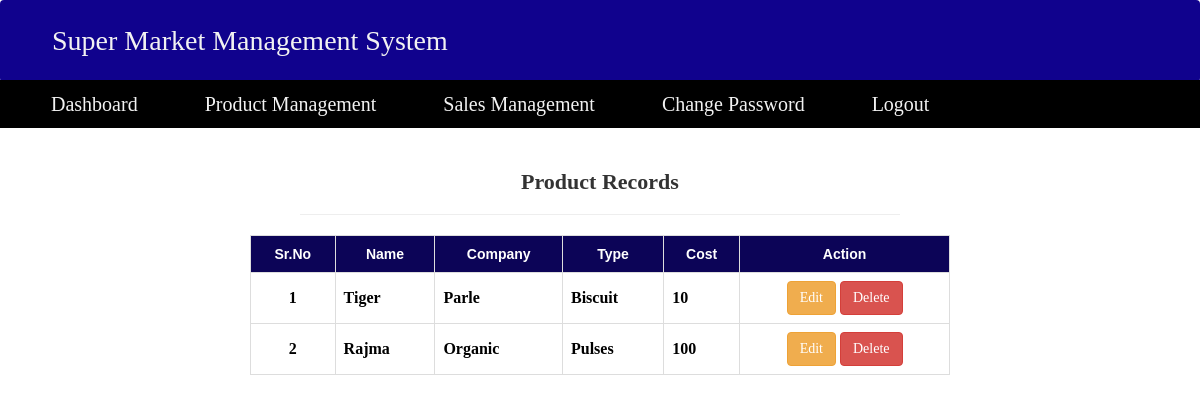
The app's page /viewproduct/ (signed in), older data.
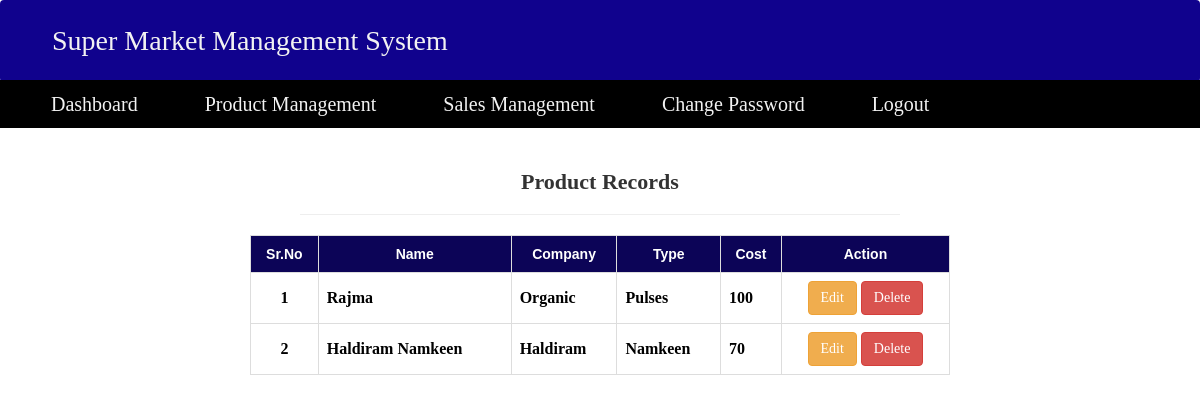
The same page, newer data.
### superapp/models.py (models this page shows, shortened)
class Product(models.Model):
    name=models.CharField(max_length=20)
    company=models.CharField(max_length=20)
    protype=models.CharField(max_length=20)
    cost=models.CharField(max_length=5)

### superapp/views.py (the view)
# urls.py: path('viewproduct/',views.viewproduct,name='viewproduct'),
@login_required
def viewproduct(request):
    products=Product.objects.all()
    return render(request,'viewproduct.html',{'products':products})

### templates/viewproduct.html (shortened to what this page needs)
<!DOCTYPE html>
<html>
<head>
<link rel="stylesheet" href="https://maxcdn.bootstrapcdn.com/bootstrap/3.4.1/css/bootstrap.min.css">
</head>
<body>
<div class="navbar">
  <a href="{% url 'home' %}" style="font-family: times;">Super Market Management System</a>
</div>
<div class="nav1" style="font-family: times;">
    <a href="{% url 'frontpage' %}">Dashboard</a>
    <a href="#">Product Management</a>
    <a href="#">Sales Management</a>
    <a href="#">Change Password</a>
    <a href="{% url 'logoutpage' %}">Logout</a>
</div>
<div class="main">
    <br>
    <p>
      <div style="text-align: center;">
  <h1 style="font-size: 22px;font-family:times;"><b>Product Records</b></h1>
  <hr style="color:black;width:600px; text-align:center ">
  <table style="width:700px;margin-left:auto;margin-right:auto">
  <tr style="background-color: rgb(12, 4, 87);color:white;">
    <th style="text-align: center;">Sr.No</th>
    <th style="text-align: center;">Name</th>
    <th style="text-align: center;">Company</th>
    <th style="text-align: center;">Type</th>
    <th style="text-align: center;">Cost</th>
    <th style="text-align: center;">Action</th>
  </tr>
  {% for product in products %}
                <tr style="color: black;font-size:16px;font-family:times;height:5px;">
                    <th style="text-align: center;">{{ forloop.counter }}</th>
                    <th>{{ product.name }}</th>
                    <th>{{ product.company }}</th>
                    <th>{{ product.protype }}</th>
                    <th>{{ product.cost }}</th>
                    <th style="text-align: center;"><a href="{% url 'editproduct' product.pk %}" class="btn btn-warning" type="button">Edit</a>  <a href="{% url 'deleteproduct' product.pk %}" class="btn btn-danger">Delete</a></th>
                </tr>
                {% endfor %}
   </table>
  </div>
</p>
  </div>
</body>
</html>

Row changes from the older to the newer data that the page shows:
removed Product: name "Tiger", company "Parle", protype "Biscuit", cost "10"
added Product: name "Haldiram Namkeen", company "Haldiram", protype "Namkeen", cost "70"
